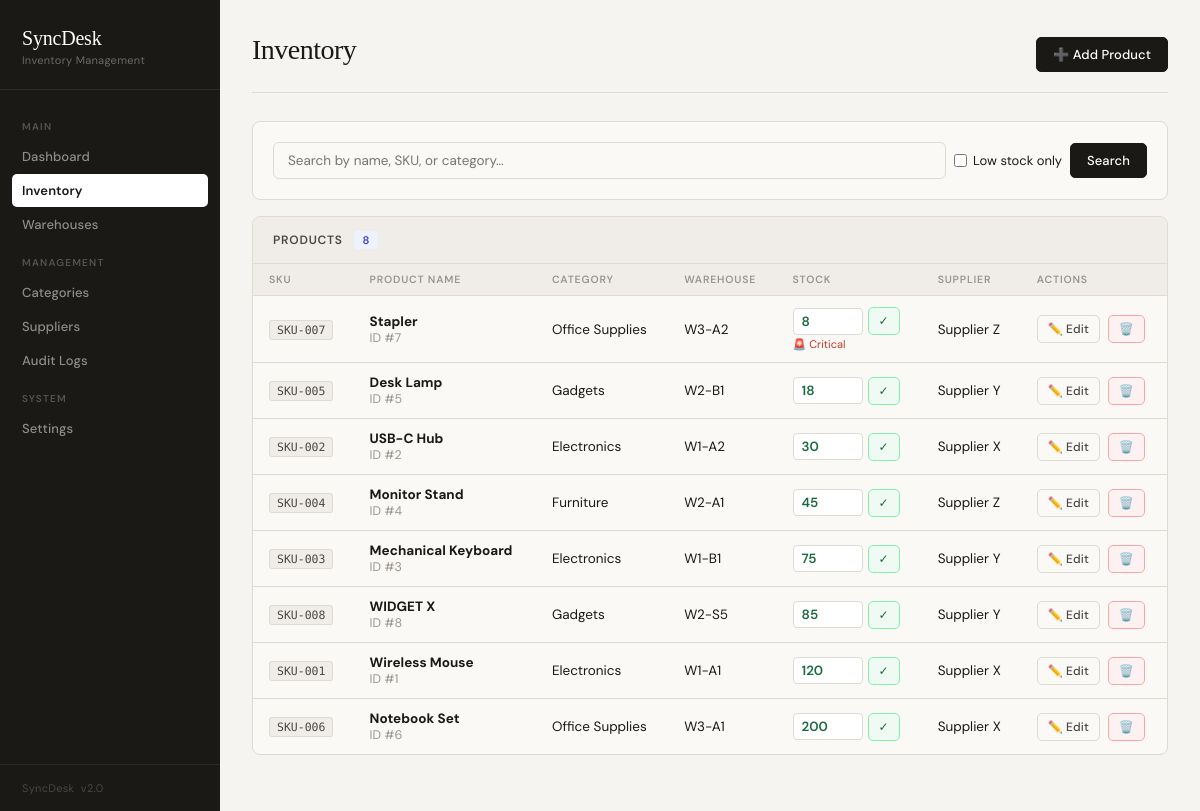
The page /inventory.php on the database its author committed.
### tables this page shows
CREATE TABLE IF NOT EXISTS `products` (
  `id` int(11) NOT NULL AUTO_INCREMENT,
  `sku` varchar(50) NOT NULL,
  `product_name` varchar(100) NOT NULL,
  `category` varchar(50) DEFAULT NULL,
  `warehouse_location` varchar(50) DEFAULT NULL,
  `stock` int(11) DEFAULT 0,
  `low_stock_threshold` int(11) DEFAULT 50,
  `supplier` varchar(100) DEFAULT NULL,
  `created_at` timestamp NOT NULL DEFAULT current_timestamp(),
  `updated_at` timestamp NOT NULL DEFAULT current_timestamp() ON UPDATE current_timestamp(),
  PRIMARY KEY (`id`),
  INDEX `idx_sku` (`sku`),
  INDEX `idx_category` (`category`),
  INDEX `idx_stock` (`stock`)
);

### config.php (called while the page is built, shortened)
<?php
function e($str) {
    return htmlspecialchars($str ?? '', ENT_QUOTES, 'UTF-8');
}
?>

### inventory.php (the view, shortened to what this page needs)
<?php include 'config.php'; ?>
<!DOCTYPE html>
<html lang="en">
<head>
<link rel="stylesheet" href="style.css">
</head>
<body>
<?php include 'sidebar.php'; ?>
<div class="main">
<?php
$search = $_GET['search'] ?? '';
$low_only = isset($_GET['low_only']);
$sql = "SELECT * FROM products WHERE 1=1";
$sql .= " ORDER BY stock ASC";
$stmt = $conn->prepare($sql);
$stmt->execute();
$result = $stmt->get_result();
$products = $result->fetch_all(MYSQLI_ASSOC);
$total_count = count($products);
?>
<div class="topbar">
    <h1>Inventory</h1>
    <div class="topbar-actions">
        <a href="add.php" class="btn btn-primary">➕ Add Product</a>
    </div>
</div>
<div class="card mb-16">
    <div class="card-body">
        <form method="GET" class="flex gap-8 items-center">
            <input type="text" name="search" value="<?= e($search) ?>" placeholder="Search by name, SKU, or category…" style="flex:1;padding:9px 14px;border:1px solid var(--border);border-radius:6px;font-family:'DM Sans',sans-serif;font-size:13.5px;">
            <label style="display:flex;align-items:center;gap:6px;font-size:13px;color:var(--text-secondary);cursor:pointer;">
                <input type="checkbox" name="low_only" <?= $low_only ? 'checked' : '' ?> onchange="this.form.submit()">
                Low stock only
            </label>
            <button class="btn btn-primary" type="submit">Search</button>
        </form>
    </div>
</div>
<div class="card">
    <div class="card-header">
        <span class="card-title"> Products <span class="badge badge-blue" style="margin-left:8px;"><?= $total_count ?></span></span>
    </div>
    <?php if (empty($products)): ?>
        <div class="empty-state">
            <div class="empty-icon">🔍</div>
            <p>No products found<?= $search ? " for \"$search\"" : '' ?>.</p>
        </div>
    <?php else: ?>
    <div style="overflow-x:auto;">
    <table>
        <tr>
            <th>SKU</th>
            <th>Product Name</th>
            <th>Category</th>
            <th>Warehouse</th>
            <th>Stock</th>
            <th>Supplier</th>
            <th>Actions</th>
        </tr>
        <?php foreach ($products as $row): ?>
        <tr>
            <td><span class="sku-tag"><?= e($row['sku']) ?></span></td>
            <td>
                <strong><?= e($row['product_name']) ?></strong>
                <div class="text-muted">ID #<?= $row['id'] ?></div>
            </td>
            <td><?= e($row['category'] ?: '—') ?></td>
            <td><?= e($row['warehouse_location'] ?: '—') ?></td>
            <td>
                <form method="POST" style="display:flex;align-items:center;gap:5px;">
                    <input type="number" name="stock" value="<?= $row['stock'] ?>"
                        style="width:70px;padding:4px 8px;border:1px solid var(--border);border-radius:4px;font-family:'DM Sans',sans-serif;
                        color:<?= $row['stock'] < 5 ? 'var(--danger)' : 'var(--success)' ?>; font-weight:600;" >
                    <button class="btn btn-success btn-sm" name="update_stock" title="Save stock">✓</button>
                </form>
                <?php if ($row['stock'] < 10): ?>
                    <div style="font-size:11px; color:var(--danger); margin-top:2px;">🚨 Critical</div>
                <?php elseif ($row['stock'] < 5): ?>
                    <div style="font-size:11px; color:var(--warning); margin-top:2px;">⚠️ Low</div>
                <?php endif; ?>
            </td>
            <td><?= e($row['supplier'] ?: '—') ?></td>
            <td>
                <div class="flex gap-8">
                    <a href="edit.php?id=<?= $row['id'] ?>" class="btn btn-secondary btn-sm">✏️ Edit</a>
                    <a href="delete.php?id=<?= $row['id'] ?>" class="btn btn-danger btn-sm"
                       onclick="return confirm('Delete <?= e($row['product_name']) ?>?')">🗑️</a>
                </div>
            </td>
        </tr>
        <?php endforeach; ?>
    </table>
    </div>
    <?php endif; ?>
</div>
</div>
</body>
</html>

### style.css (style rules this page uses)
:root { --bg: #f5f4f0; --surface: #faf9f6; --surface2: #f0ede8; --ink: #1a1916; --ink-2: #4a4845; --ink-3: #9a9590; --border: #dedad4; --border-strong: #c8c4be; --accent: #1a1916; --accent-fg: #faf9f6; --danger: #c0392b; --danger-bg: #fdf2f1; --warning: #b45309; --warning-bg: #fef7ed; --success: #1a6b3c; --success-bg: #f0faf4; --sidebar-w: 220px; --radius: 8px; --radius-sm: 5px; }
*, *::before, *::after { box-sizing: border-box; margin: 0; padding: 0; }
body { display: flex; font-family: 'DM Sans', sans-serif; font-size: 14px; background: var(--bg); color: var(--ink); min-height: 100vh; -webkit-font-smoothing: antialiased; }
.main { margin-left: var(--sidebar-w); flex: 1; padding: 36px 32px; min-height: 100vh; max-width: calc(100vw - var(--sidebar-w)); }
.topbar { display: flex; align-items: baseline; justify-content: space-between; margin-bottom: 28px; padding-bottom: 20px; border-bottom: 1px solid var(--border); }
.topbar h1 { font-family: 'Instrument Serif', Georgia, serif; font-size: 28px; font-weight: 400; color: var(--ink); letter-spacing: -0.5px; line-height: 1; }
.topbar-actions { display: flex; gap: 8px; align-items: center; }
.card { background: var(--surface); border-radius: var(--radius); border: 1px solid var(--border); overflow: hidden; margin-bottom: 20px; }
.card-header { display: flex; align-items: center; justify-content: space-between; padding: 14px 20px; border-bottom: 1px solid var(--border); background: var(--surface2); }
.card-title { font-size: 12px; font-weight: 600; text-transform: uppercase; letter-spacing: 0.8px; color: var(--ink-2); }
.card-body { padding: 20px; }
table { width: 100%; border-collapse: collapse; }
th { background: var(--surface2); color: var(--ink-3); font-size: 10.5px; font-weight: 600; text-transform: uppercase; letter-spacing: 0.8px; padding: 9px 16px; text-align: left; border-bottom: 1px solid var(--border); }
td { padding: 11px 16px; border-bottom: 1px solid var(--border); font-size: 13.5px; color: var(--ink); vertical-align: middle; }
tr:last-child td { border-bottom: none; }
.sku-tag { font-family: 'DM Mono', monospace; font-size: 11.5px; background: var(--surface2); border: 1px solid var(--border); padding: 2px 7px; border-radius: 3px; color: var(--ink-2); }
.badge { display: inline-block; padding: 2px 8px; border-radius: 3px; font-size: 11px; font-weight: 600; letter-spacing: 0.2px; }
.badge-blue { background: #eef2ff; color: #3b46c1; }
.btn { display: inline-flex; align-items: center; gap: 5px; padding: 8px 16px; border-radius: var(--radius-sm); border: 1px solid transparent; cursor: pointer; font-family: 'DM Sans', sans-serif; font-size: 13px; font-weight: 500; text-decoration: none; transition: all 0.12s; white-space: nowrap; letter-spacing: 0.1px; }
.btn-primary { background: var(--ink); color: #fff; border-color: var(--ink); }
.btn-secondary { background: var(--surface); color: var(--ink-2); border-color: var(--border); }
.btn-danger { background: var(--danger-bg); color: var(--danger); border-color: #fca5a5; }
.btn-success { background: var(--success-bg); color: var(--success); border-color: #86efac; }
.btn-sm { padding: 5px 10px; font-size: 12px; }
input[type="text"].search-input, .card-body input[type="text"] { padding: 9px 14px; border: 1px solid var(--border); border-radius: var(--radius-sm); font-family: 'DM Sans', sans-serif; font-size: 13.5px; color: var(--ink); background: var(--surface); transition: border-color 0.12s; }
.text-muted { color: var(--ink-3); font-size: 12.5px; }
.mb-16 { margin-bottom: 16px; }
.flex { display: flex; }
.gap-8 { gap: 8px; }
.items-center { align-items: center; }

### rows shown on the page
products: sku "SKU-007", product_name "Stapler", id "7", category "Office Supplies", warehouse_location "W3-A2", stock "8", shows "🚨 Critical", supplier "Supplier Z"
products: sku "SKU-005", product_name "Desk Lamp", id "5", category "Gadgets", warehouse_location "W2-B1", stock "18", supplier "Supplier Y"
products: sku "SKU-002", product_name "USB-C Hub", id "2", category "Electronics", warehouse_location "W1-A2", stock "30", supplier "Supplier X"
products: sku "SKU-004", product_name "Monitor Stand", id "4", category "Furniture", warehouse_location "W2-A1", stock "45", supplier "Supplier Z"
products: sku "SKU-003", product_name "Mechanical Keyboard", id "3", category "Electronics", warehouse_location "W1-B1", stock "75", supplier "Supplier Y"
products: sku "SKU-008", product_name "WIDGET X", id "8", category "Gadgets", warehouse_location "W2-S5", stock "85", supplier "Supplier Y"
products: sku "SKU-001", product_name "Wireless Mouse", id "1", category "Electronics", warehouse_location "W1-A1", stock "120", supplier "Supplier X"
products: sku "SKU-006", product_name "Notebook Set", id "6", category "Office Supplies", warehouse_location "W3-A1", stock "200", supplier "Supplier X"

### other values the page prints
$label "Dashboard Inventory Warehouses Categories Suppliers Audit Logs Settings"
$total_count "8"
